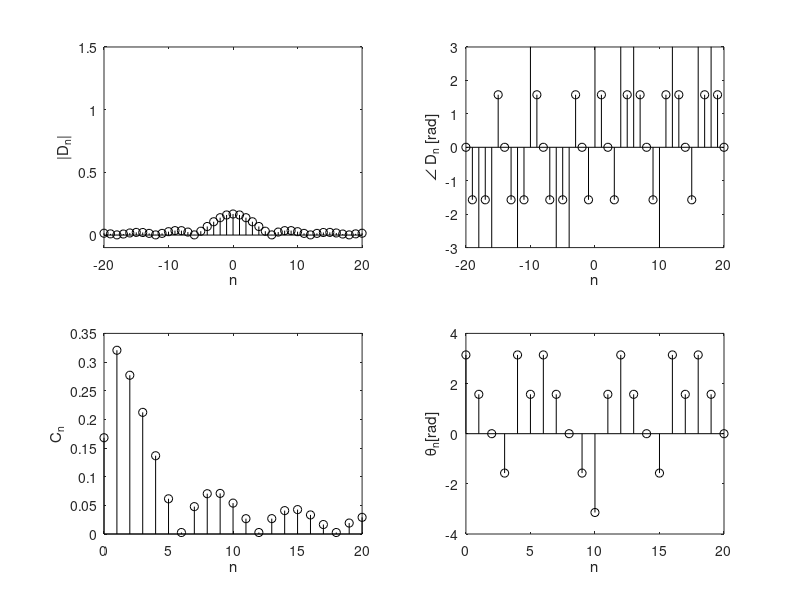
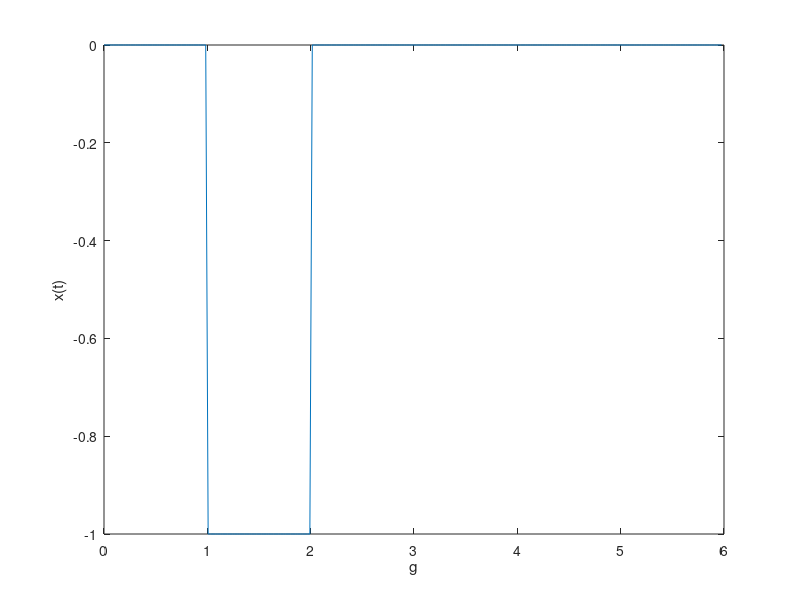

Write MATLAB code to recreate these figures, in order.
T_0 = 6;
N_0 = 256;
T = T_0/N_0;

t = (0:T:T*(N_0-1))';
M=20;

x=(-(t>=1).*(t<2))+((t>=-2).*(t<-1));

figure(1)
D_n = fft(x)/N_0; n = [-N_0/2:N_0/2-1]'
clf; subplot (2,2,1); stem(n,abs(fftshift(D_n)),'k');
axis ([-M M -.1 1.5]); xlabel ('n'); ylabel('|D_n|');
subplot (2,2,2);  stem(n,angle(fftshift(D_n)),'k');
axis ([-M M -3 3]);  xlabel ('n'); ylabel('\angle D_n [rad]');


n = [0:M]; C_n(1)= abs(D_n(1)); C_n(2:M+1) = 2*abs(D_n(2:M+1));
theta_n(1) = angle (D_n(1)); theta_n(2:M+1) = angle(D_n(2:M+1));
subplot (2,2,3); stem(n,C_n,'k');
xlabel('n'); ylabel('C_n');
subplot (2,2,4); stem(n,theta_n,'k');
xlabel('n'); ylabel('\theta_n[rad]');

figure(2)
plot(t,x)
xlabel('g'); ylabel('x(t)');